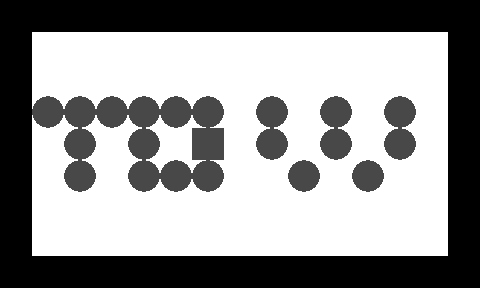

A 2D game scene composited from a Tiled map and its tileset images. What follows is a short description and the map's XML, with every tile layer's data as written:
An orthogonal 15x9 tile map with 32x32 px tiles, 2 tile layers (1, 2).

<map version="1.0" orientation="orthogonal" width="15" height="9" tilewidth="32" tileheight="32">
 <tileset firstgid="1" name="n_tiles1" tilewidth="32" tileheight="32">
  <image source="../../images/map/common/n_tiles1.png" width="128" height="64" />
 </tileset>
 <layer name="1" width="15" height="9">
  <data encoding="csv">
1,1,1,1,1,1,1,1,1,1,1,1,1,1,1,
1,1,1,1,1,1,1,1,1,1,1,1,1,1,1,
1,1,1,1,1,1,1,1,1,1,1,1,1,1,1,
1,1,1,1,1,1,1,1,1,1,1,1,1,1,1,
1,1,1,1,1,1,1,1,1,1,1,1,1,1,1,
1,1,1,1,1,1,1,1,1,1,1,1,1,1,1,
1,1,1,1,1,1,1,1,1,1,1,1,1,1,1,
1,1,1,1,1,1,1,1,1,1,1,1,1,1,1,
1,1,1,1,1,1,1,1,1,1,1,1,1,1,1
</data>
 </layer>
 <layer name="2" width="15" height="9">
  <data encoding="csv">
2,2,2,2,2,2,2,2,2,2,2,2,2,2,2,
2,0,0,0,0,0,0,0,0,0,0,0,0,0,2,
2,0,0,0,0,0,0,0,0,0,0,0,0,0,2,
2,3,3,3,3,3,3,0,3,0,3,0,3,0,2,
2,0,3,0,3,0,4,0,3,0,3,0,3,0,2,
2,0,3,0,3,3,3,0,0,3,0,3,0,0,2,
2,0,0,0,0,0,0,0,0,0,0,0,0,0,2,
2,0,0,0,0,0,0,0,0,0,0,0,0,0,2,
2,2,2,2,2,2,2,2,2,2,2,2,2,2,2
</data>
 </layer>
</map>
